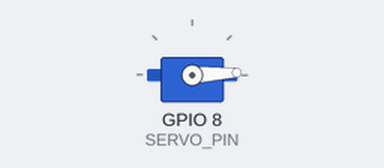
This sketch was run on a simulated ESP32. Shown: servo.

Above: at 0.05 s.
At 1.3 s:
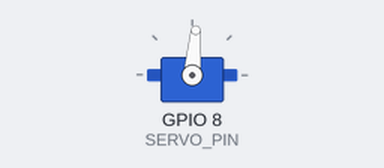
At 2.6 s:
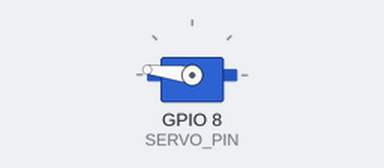
At 5.2 s:
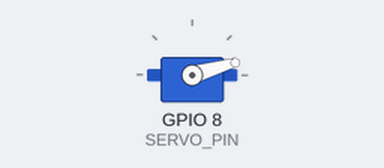
Timing chart, 0 to 7.1 s (numbered marks = the images above):
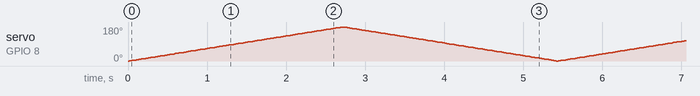

The sketch:

lab3part2.ino
```cpp
#include <ESP32Servo.h>

Servo g_myservo;  // create servo object to control a servo
// twelve servo objects can be created on most boards

int g_pos = 0;    // variable to store the servo position

const int SERVO_PIN = D9;

void setup() {
  g_myservo.attach(SERVO_PIN);  // attaches the servo on pin 9 to the servo object
}

void loop() {
  for (g_pos = 0; g_pos <= 180; g_pos += 1) { // goes from 0 degrees to 180 degrees
    // in steps of 1 degree
    g_myservo.write(g_pos);              // tell servo to go to position in variable 'pos'
    delay(15);                       // waits 15ms for the servo to reach the position
  }
  for (g_pos = 180; g_pos >= 0; g_pos -= 1) { // goes from 180 degrees to 0 degrees
    g_myservo.write(g_pos);              // tell servo to go to position in variable 'pos'
    delay(15);                       // waits 15ms for the servo to reach the position
  }
}
```
